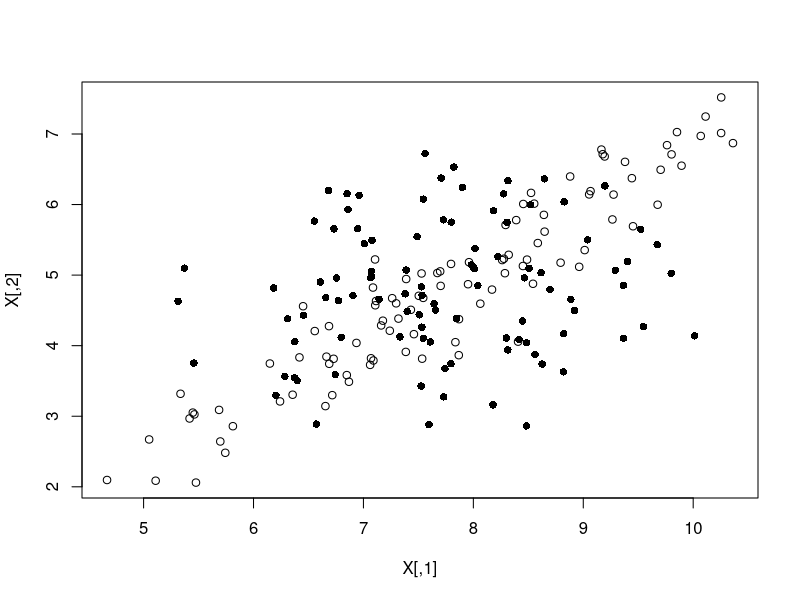
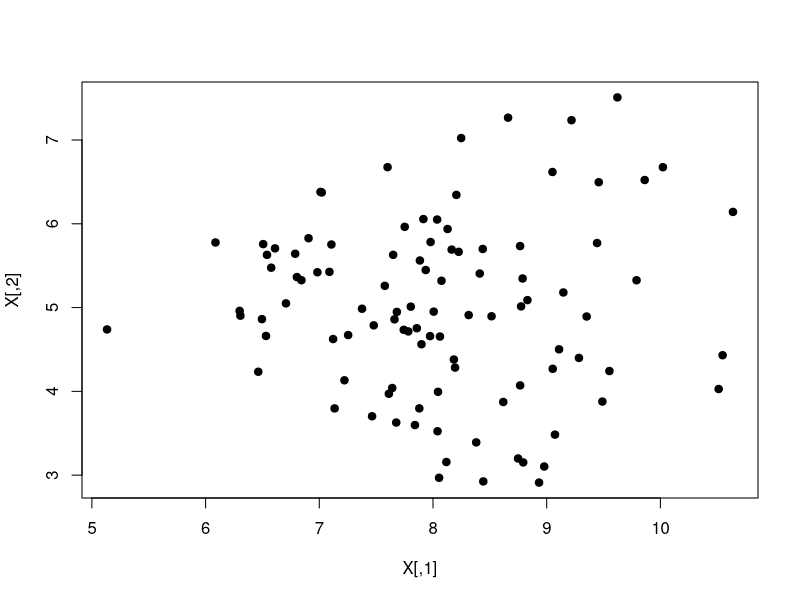

These figures' R source, in order:
## ---- chunk 1
rm(list = ls())
knitr::opts_chunk$set(
  echo = TRUE,
  message = FALSE,
  warning = FALSE,
  comment = "#>"
)
## ---- chunk 2
library(MASS)

# Define mean vector and positive-definite covariance matrix
mu <- c(8, 5)
E <- matrix(c(2, 1.9, 
                  1.9, 2), nrow = 2)

# Generate 100 random samples
X <- mvrnorm(n = 100, mu = mu, Sigma = E)
## ---- chunk 3
#' Decorrelate vector by cholesky decomposition
#'
#' I grabbed the definition from here: https://en.wikipedia.org/wiki/Whitening_transformation#Definition
#' the code: NA handling, recycling, warnings, side effects.
#'
#' @param x matrix of variables to decorrelate
#' @param E variance covariance matrix of vector elements, should be a square matrix
#' @param center default is FALSE, whether the returned matrix should be centered at zero in every dimmension. The default returns a matrix where each dimmension is centered at it's mean
#' @return matrix of decorrelated variables, same shape as x
#' @export
#' @examples
#' # Define mean vector and positive-definite covariance matrix
#' mu <- c(8, 5)
#' E <- matrix(c(2, 1.9, 1.9, 2), nrow = 2)
#' X <- MASS::mvrnorm(n = 100, mu = mu, Sigma = E)
#' cholesky_decorrelate(X, E)
cholesky_decorrelate <- function(x, E, center = F) {
  # Validate: type, length, missing values, empty input.
  stopifnot(is.numeric(x), is.numeric(E), !is.null(x), !is.null(E), !any(is.na(x)), !any(is.na(E)), all(dim(x) > 1), all(dim(E) > 1), all(diag(E) > 0))
  # whitening operations need centered data
  mu <- colMeans(x)
  # invert the matrix
  E_inv <- solve(E)
  # cholesky decomposition
  W = chol(E_inv)
  # transpose decomposed matrix
  # t(W) %*% W %*% E gives the identity matrix
  Wt <- t(W)
  # decorrelation
  y = sweep(x, 2, mu, "-") %*% Wt
  # Return decorrelated values with or without mean
  if(!center){
    return(sweep(y, 2, mu, "+"))  
  } else{
    return(y)
  }
}

# compare correlated and uncorrelated data
plot(X)
points(cholesky_decorrelate(X, E, center = F), pch = 16)

mu <- c(8, 5)
E <- matrix(c(1, 0, 0, 1), nrow = 2)
X <- mvrnorm(n = 100, mu = mu, Sigma = E)

plot(X)
points(cholesky_decorrelate(X, E, center = F), pch = 16)
## ---- chunk 4

#' Estimate selection coefficient assuming wright fisher population and constant selection
#' Equation is from: https://doi.org/10.1534/genetics.112.147611
#' @param x vector of >=2 allele frequencies, all in (0,1), 
#'
#' @return selection coefficient estimate
#' @export
#'
#' @examples
#' wright_s_estim(c(0.5, 0.51, 0.52))
wright_s_estim <- function(x){
  stopifnot(length(x)>=2, all(x > 0), all(x < 1), all(!is.na(x)), is.numeric(x))
  f_T <- x[length(x)]
  f_0 <- x[1]
  
  f_noT <- x[1:(length(x) - 1)]
  
  s <- (f_T-f_0)/sum(f_noT*(1-f_noT))
  
  return(s)
}
